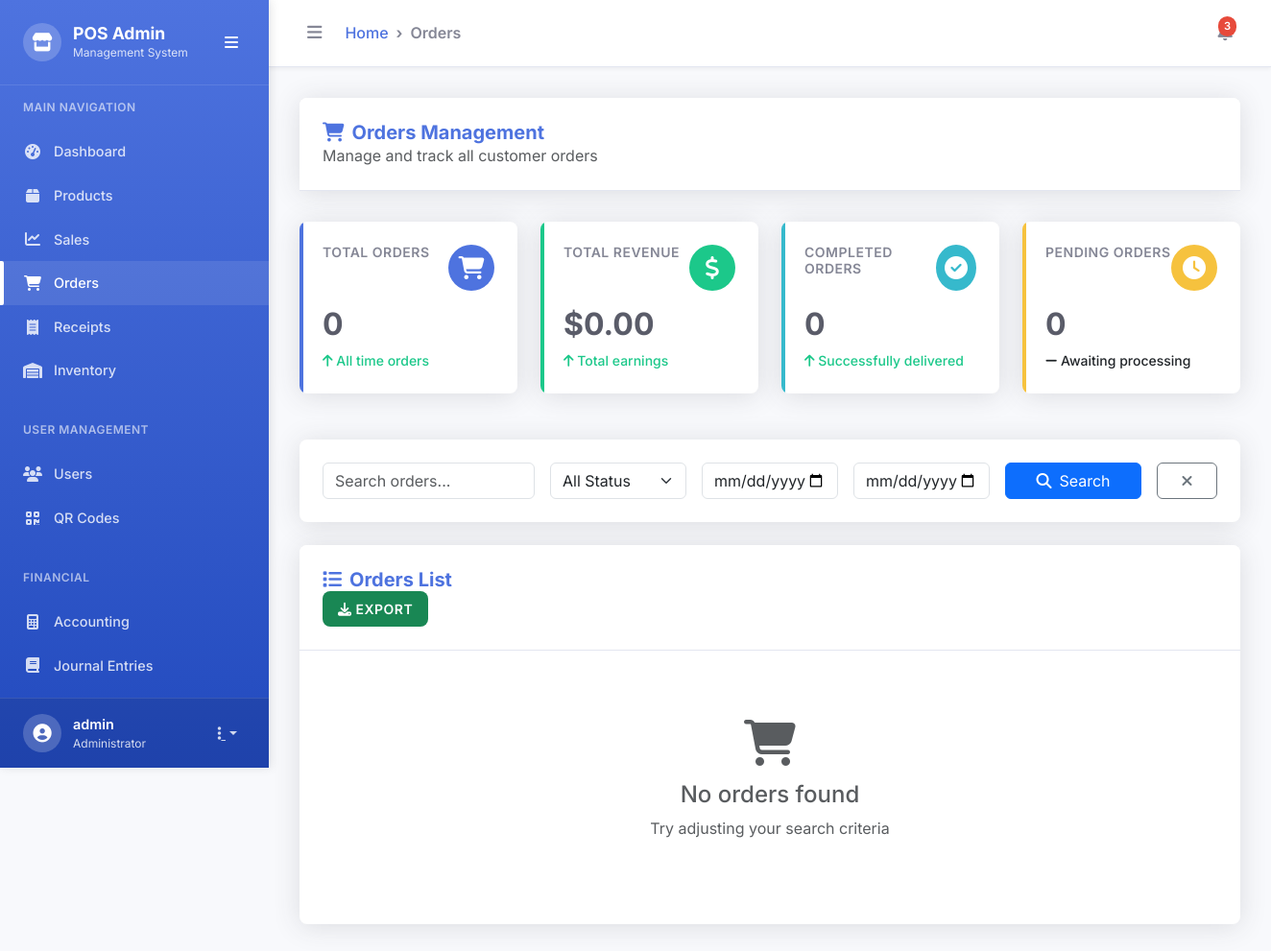
The page /admin/orders.php (signed in) on the database as committed earlier.
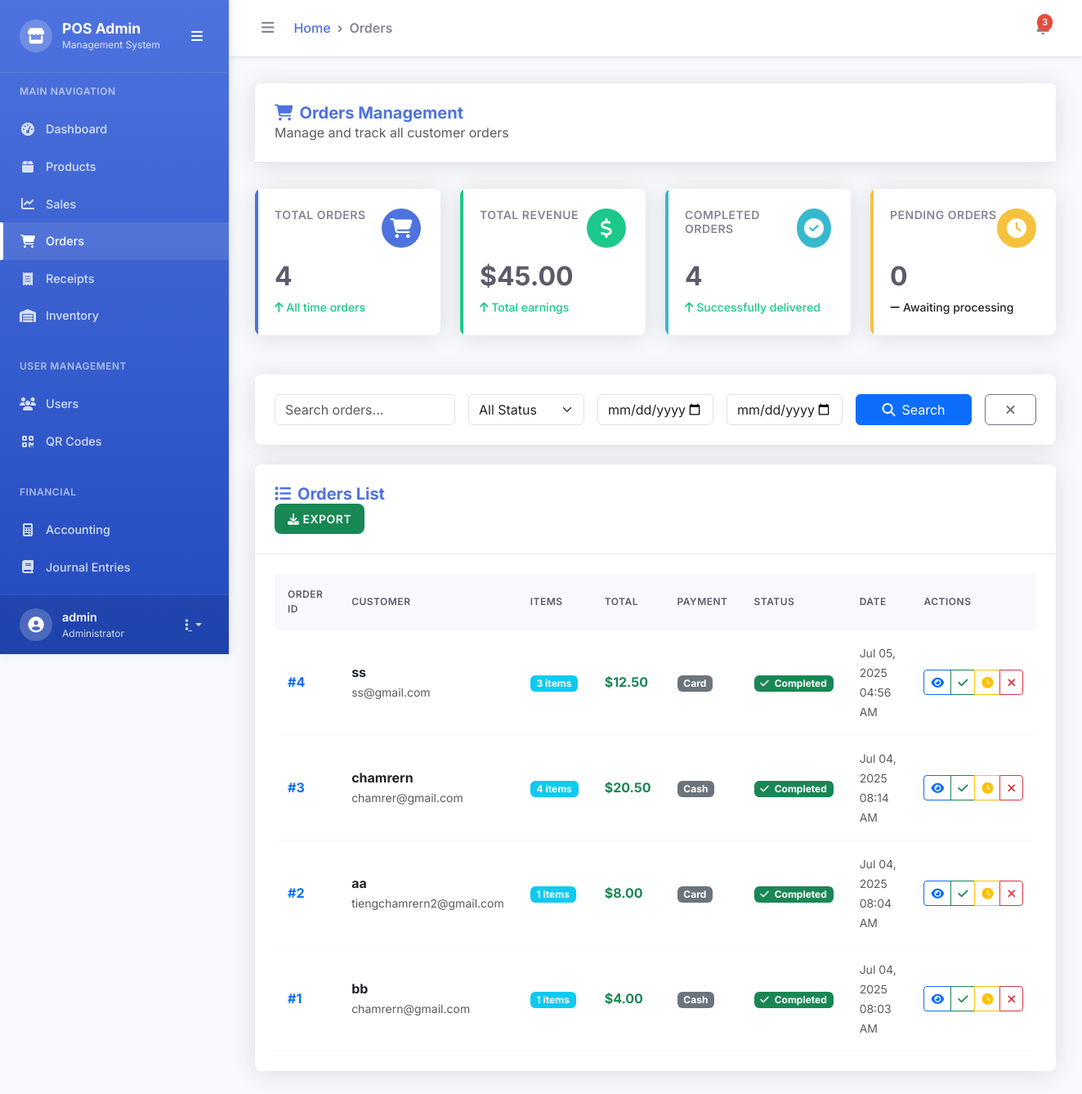
The same page on the database as committed later.
### tables this page shows
CREATE TABLE IF NOT EXISTS `orders` (
  `id` int(11) NOT NULL AUTO_INCREMENT,
  `customer_name` varchar(100) DEFAULT NULL,
  `customer_email` varchar(100) DEFAULT NULL,
  `total_amount` decimal(10,2) NOT NULL,
  `subtotal` decimal(10,2) DEFAULT '0.00',
  `tax_amount` decimal(10,2) DEFAULT '0.00',
  `discount_amount` decimal(10,2) DEFAULT '0.00',
  `journal_entry_id` int(11) DEFAULT NULL,
  `status` enum('pending','completed','cancelled') DEFAULT 'pending',
  `payment_method` varchar(50) DEFAULT NULL,
  `created_at` timestamp NULL DEFAULT CURRENT_TIMESTAMP,
  `updated_at` timestamp NULL DEFAULT CURRENT_TIMESTAMP ON UPDATE CURRENT_TIMESTAMP,
  PRIMARY KEY (`id`)
);

### admin/orders.php (the view, shortened to what the changed rows need)
<?php
$pdo = getDBConnection();
$page = isset($_GET['page']) ? (int)$_GET['page'] : 1;
$limit = 20;
$offset = ($page - 1) * $limit;
$where_conditions = [];
$params = [];
$where_clause = !empty($where_conditions) ? 'WHERE ' . implode(' AND ', $where_conditions) : '';
$sql = "SELECT o.*, COUNT(oi.id) as item_count
        FROM orders o
        LEFT JOIN order_items oi ON o.id = oi.order_id
        $where_clause
        GROUP BY o.id
        ORDER BY o.created_at DESC
        LIMIT $limit OFFSET $offset";
$stmt = $pdo->prepare($sql);
$stmt->execute($params);
$orders = $stmt->fetchAll(PDO::FETCH_ASSOC);
$stmt = $pdo->prepare("SELECT
    COUNT(*) as total_orders,
    SUM(total_amount) as total_revenue,
    COUNT(CASE WHEN status = 'completed' THEN 1 END) as completed_orders,
    COUNT(CASE WHEN status = 'pending' THEN 1 END) as pending_orders,
    COUNT(CASE WHEN status = 'cancelled' THEN 1 END) as cancelled_orders
FROM orders");
$stmt->execute();
$order_stats = $stmt->fetch(PDO::FETCH_ASSOC);
?>
<!DOCTYPE html>
<html lang="en">
<head>
      <link href="https://cdn.jsdelivr.net/npm/bootstrap@5.3.0/dist/css/bootstrap.min.css" rel="stylesheet">
      <link rel="stylesheet" href="https://cdnjs.cloudflare.com/ajax/libs/font-awesome/6.4.0/css/all.min.css">
      <link rel="stylesheet" href="assets/css/admin.css">
</head>
<body>
      <div class="admin-layout">
            <div class="admin-main">
                  <div class="admin-content">
                        <div class="content-card">
                              <div class="content-card-header">
                                    <h1 class="content-card-title">
                                          <i class="fas fa-shopping-cart"></i>
                                          Orders Management
                                    </h1>
                              </div>
                        </div>
                        <div class="row mb-4">
                              <div class="col-xl-3 col-md-6 mb-4">
                                    <div class="stat-card">
                                          <div class="stat-card-header">
                                                <h6 class="stat-card-title">Total Orders</h6>
                                                <div class="stat-card-icon">
                                                </div>
                                          </div>
                                          <h2 class="stat-card-value"><?php echo $order_stats['total_orders']; ?></h2>
                                          <div class="stat-card-change positive">
                                                <i class="fas fa-arrow-up"></i> All time orders
                                          </div>
                                    </div>
                              </div>
                              <div class="col-xl-3 col-md-6 mb-4">
                                    <div class="stat-card success">
                                          <div class="stat-card-header">
                                                <h6 class="stat-card-title">Total Revenue</h6>
                                                <div class="stat-card-icon">
                                                </div>
                                          </div>
                                          <h2 class="stat-card-value">$<?php echo number_format($order_stats['total_revenue'], 2); ?></h2>
                                          <div class="stat-card-change positive">
                                                <i class="fas fa-arrow-up"></i> Total earnings
                                          </div>
                                    </div>
                              </div>
                              <div class="col-xl-3 col-md-6 mb-4">
                                    <div class="stat-card info">
                                          <div class="stat-card-header">
                                                <h6 class="stat-card-title">Completed Orders</h6>
                                                <div class="stat-card-icon">
                                                </div>
                                          </div>
                                          <h2 class="stat-card-value"><?php echo $order_stats['completed_orders']; ?></h2>
                                          <div class="stat-card-change positive">
                                                <i class="fas fa-arrow-up"></i> Successfully delivered
                                          </div>
                                    </div>
                              </div>
                              <div class="col-xl-3 col-md-6 mb-4">
                                    <div class="stat-card warning">
                                          <h2 class="stat-card-value"><?php echo $order_stats['pending_orders']; ?></h2>
                                    </div>
                              </div>
                        </div>
                        <div class="content-card">
                              <div class="content-card-body">
                                    <?php if (empty($orders)): ?>
                                          <div class="text-center py-5">
                                                <i class="fas fa-shopping-cart fa-3x text-muted mb-3"></i>
                                                <h4 class="text-muted">No orders found</h4>
                                                <p class="text-muted">Try adjusting your search criteria</p>
                                          </div>
                                    <?php else: ?>
                                          <div class="table-responsive">
                                                <table class="table table-modern">
                                                      <thead>
                                                            <tr>
                                                                  <th>Order ID</th>
                                                                  <th>Customer</th>
                                                                  <th>Items</th>
                                                                  <th>Total</th>
                                                                  <th>Payment</th>
                                                                  <th>Status</th>
                                                                  <th>Date</th>
                                                                  <th>Actions</th>
                                                            </tr>
                                                      </thead>
                                                      <tbody>
                                                            <?php foreach ($orders as $order): ?>
                                                                  <tr>
                                                                        <td>
                                                                              <strong class="text-primary">#<?php echo $order['id']; ?></strong>
                                                                        </td>
                                                                        <td>
                                                                              <div>
                                                                                    <strong><?php echo htmlspecialchars($order['customer_name'] ?: 'Walk-in Customer'); ?></strong>
                                                                                    <?php if ($order['customer_email']): ?>
                                                                                          <br><small class="text-muted"><?php echo htmlspecialchars($order['customer_email']); ?></small>
                                                                                    <?php endif; ?>
                                                                              </div>
                                                                        </td>
                                                                        <td>
                                                                              <span class="badge bg-info"><?php echo $order['item_count']; ?> items</span>
                                                                        </td>
                                                                        <td>
                                                                              <strong class="text-success">$<?php echo number_format($order['total_amount'], 2); ?></strong>
                                                                        </td>
                                                                        <td>
                                                                              <span class="badge bg-secondary"><?php echo ucfirst($order['payment_method']); ?></span>
                                                                        </td>
                                                                        <td>
                                                                              <span class="badge bg-<?php
                                                                                                      echo $order['status'] === 'completed' ? 'success' : ($order['status'] === 'pending' ? 'warning' : 'danger');
                                                                                                      ?>">
                                                                                    <i class="fas fa-<?php
                                                                                                      echo $order['status'] === 'completed' ? 'check' : ($order['status'] === 'pending' ? 'clock' : 'times');
                                                                                                      ?> me-1"></i>
                                                                                    <?php echo ucfirst($order['status']); ?>
                                                                              </span>
                                                                        </td>
                                                                        <td>
                                                                              <small class="text-muted">
                                                                                    <?php echo date('M d, Y', strtotime($order['created_at'])); ?><br>
                                                                                    <?php echo date('H:i A', strtotime($order['created_at'])); ?>
                                                                              </small>
                                                                        </td>
                                                                        <td>
                                                                              <div class="btn-group btn-group-sm">
                                                                                    <button type="button" class="btn btn-outline-primary" onclick="viewOrderDetails(<?php echo $order['id']; ?>)" title="View Details">
                                                                                          <i class="fas fa-eye"></i>
                                                                                    </button>
                                                                                    <button type="button" class="btn btn-outline-success" onclick="updateOrderStatus(<?php echo $order['id']; ?>, 'completed')" title="Mark Complete">
                                                                                          <i class="fas fa-check"></i>
                                                                                    </button>
                                                                                    <button type="button" class="btn btn-outline-warning" onclick="updateOrderStatus(<?php echo $order['id']; ?>, 'pending')" title="Mark Pending">
                                                                                          <i class="fas fa-clock"></i>
                                                                                    </button>
                                                                                    <button type="button" class="btn btn-outline-danger" onclick="updateOrderStatus(<?php echo $order['id']; ?>, 'cancelled')" title="Cancel Order">
                                                                                          <i class="fas fa-times"></i>
                                                                                    </button>
                                                                              </div>
                                                                        </td>
                                                                  </tr>
                                                            <?php endforeach; ?>
                                                      </tbody>
                                                </table>
                                          </div>
                                    <?php endif; ?>
                              </div>
                        </div>
                  </div>
            </div>
      </div>
</body>
</html>

Rows that differ between the two databases and show on the page:
added orders: id "4", customer_name "ss", customer_email "ss@gmail.com", item_count "3", total_amount "12.50", payment_method "Card", status "Completed", created_at "Jul 05, 2025", created_at "04:56 AM"
added orders: id "3", customer_name "chamrern", customer_email "chamrer@gmail.com", item_count "4", total_amount "20.50", payment_method "Cash", status "Completed", created_at "Jul 04, 2025", created_at "08:14 AM"
added orders: id "2", customer_name "aa", customer_email "tiengchamrern2@gmail.com", item_count "1", total_amount "8.00", payment_method "Card", status "Completed", created_at "Jul 04, 2025", created_at "08:04 AM"
added orders: id "1", customer_name "bb", customer_email "chamrern@gmail.com", item_count "1", total_amount "4.00", payment_method "Cash", status "Completed", created_at "Jul 04, 2025", created_at "08:03 AM"
Other text that changed with them:
$order_stats['total_orders']: "0" → "4"
$order_stats['total_revenue']: "0.00" → "45.00"
$order_stats['completed_orders']: "0" → "4"
text no longer shown: "No orders found Try adjusting your search criteria"
text now shown: "ORDER ID CUSTOMER ITEMS TOTAL PAYMENT STATUS DATE ACTIONS"
